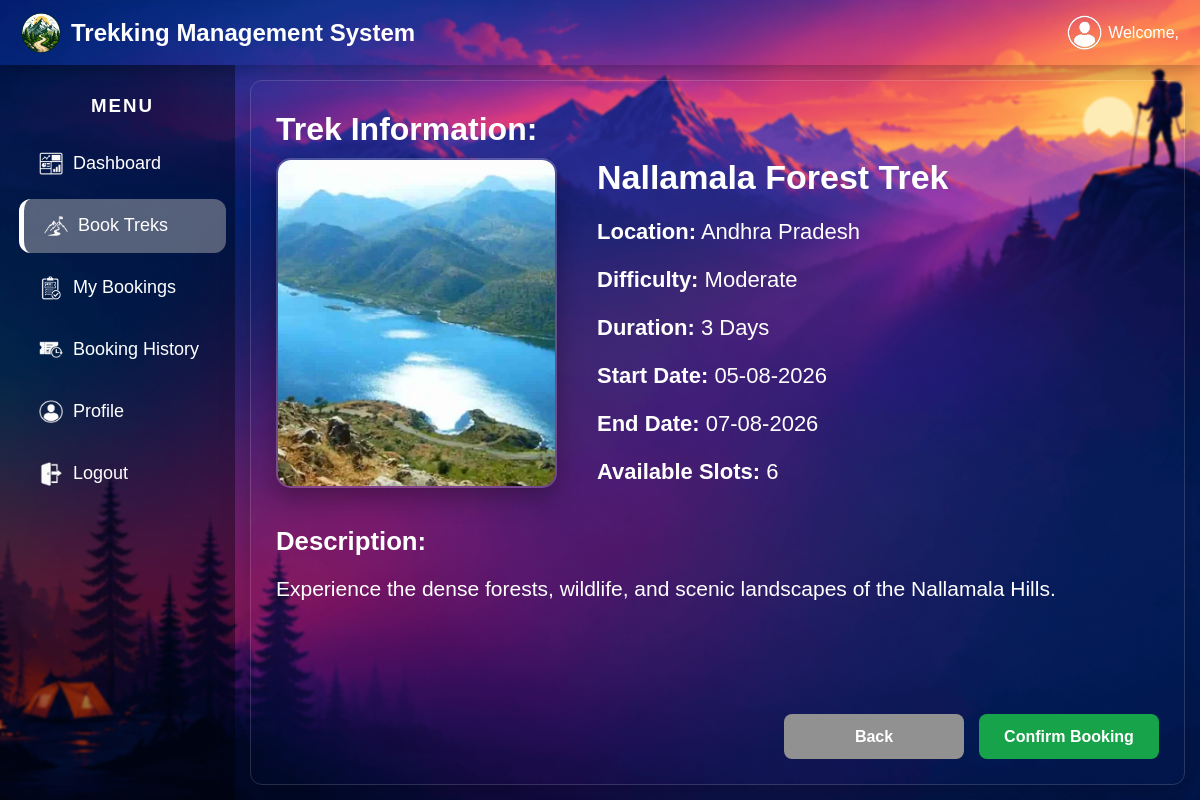
The app's page /user_trek_booking/1 (signed in) with its own data.
### tables this page shows
CREATE TABLE treks(
        id INTEGER PRIMARY KEY AUTOINCREMENT,
        trek_name TEXT NOT NULL,
        location TEXT NOT NULL,
        difficulty TEXT NOT NULL,
        duration INTEGER NOT NULL,
        start_date TEXT NOT NULL,
        end_date TEXT NOT NULL,
        total_slots INTEGER NOT NULL,
        available_slots INTEGER NOT NULL,
        status TEXT DEFAULT 'Open',
        description TEXT,
        image TEXT,
        staff_id INTEGER,
        trek_state TEXT DEFAULT 'Not Started',
        FOREIGN KEY(staff_id) REFERENCES users(id));

### app.py (the view, shortened to what this page needs)
@app.route("/user_trek_booking/<int:trek_id>", methods=["GET", "POST"])
def user_trek_booking(trek_id):
    if "user_id" not in session:
        return redirect("/")
    user_id = session["user_id"]
    conn = sqlite3.connect("trek.db")
    cursor = conn.cursor()
    cursor.execute(
        """SELECT * FROM treks WHERE id = ?""",
        (trek_id,)
    )
    trek = cursor.fetchone()
    conn.close()
    if not trek:
        return message("⚠️ Trek Not Found","The requested trek does not exist","/user_book_treks")
    return render_template("user_trek_booking.html", trek=trek, page="treks",user_id=user_id)

### app.py (called while the page is built)
@app.template_filter("format_date")
def format_date(value):
    if not value:
        return '-'
    if " " in value:
        date = datetime.strptime(value, "%Y-%m-%d %H:%M:%S")
    else:
        date = datetime.strptime(value, "%Y-%m-%d")
    return date.strftime("%d-%m-%Y")

### templates/user_trek_booking.html (shortened to what this page needs)
{% extends "base_user.html" %}
{% block content %}
    <div class="glass-card">
        <form method="POST" class="glass-card-form">
            <h1>Trek Information: </h1>
            <div class="trek-info">
                <div class="trek-box-1">
                    <img src="/static/images/{{trek[11]}}" alt="{{trek[1]}}" class="trek-image">
                </div>
                <div class="trek-box-2">
                    <h2>{{trek[1]}}</h2>
                    <p><strong>Location:</strong> {{trek[2]}}</p>
                    <p><strong>Difficulty:</strong> {{trek[3]}}</p>
                    <p><strong>Duration:</strong> {{trek[4]}} Days</p>
                    <p><strong>Start Date:</strong> {{trek[5] | format_date}}</p>
                    <p><strong>End Date:</strong> {{trek[6] | format_date}}</p>
                    <p><strong>Available Slots:</strong> {{trek[8]}}</p>
                </div>
            </div>
            <div class="trek-description">
                <h3>Description: </h3>
                <p>{{trek[10]}}</p>
            </div>
            <div class="button-group">
                <a href="/user_book_treks" class="back-btn">Back</a>
                <button type="submit" class="save-btn">
                    Confirm Booking
                </button>
            </div>
{% endblock %}

### static/css/user_dash_style.css (style rules this page uses)
* { box-sizing: border-box ; color: white; font-family: Arial, Helvetica, sans-serif; }
body { margin:0; padding:0; background-image:url("/static/images/background1.png"); background-size:cover; background-position:center; background-repeat:no-repeat; background-attachment:fixed; }
.content h1 { margin: 5px 0; color: white; }
.glass-card { height: calc(100vh - 95px); width: 100%; display: flex; flex-direction: column; background: transparent; border-radius:12px; padding:25px; border:1px solid rgba(255,255,255,.15); box-shadow:0 10px 30px rgba(0,0,0,.25); overflow-y: auto; }
.glass-card-form { display: flex; flex-direction: column; flex: 1; }
.trek-info { display:flex; gap:40px; align-items:flex-start; margin-top:5px; }
.trek-box-1 { flex:1; font-size: 22px; }
.trek-box-2 { flex:2; font-size: 22px; }
.trek-box-2 h2 { margin:0; color:white; font-size:34px; }
.trek-box-2 p { font-size:22px; color:white; margin:22px 0; }
.trek-image { width:100%; max-width:400px; height:330px; object-fit:cover; border-radius:15px; border:2px solid rgba(255,255,255,.2); box-shadow:0 10px 25px rgba(0,0,0,.3); }
.trek-description { margin-top:10px; font-size:22px; }
.trek-description h3 { color:white; margin:10px 0; }
.trek-description p { font-size:21px; color:white; text-align:justify; }
.button-group { display:flex; justify-content:flex-end; gap:15px; margin-top:auto; }
.save-btn, .back-btn, .edit-btn, .cancel-btn { width: 180px; height: 45px; display: flex; justify-content: center; align-items: center; border-radius: 8px; text-decoration: none; font-size: 16px; font-weight: bold; cursor: pointer; transition:0.3s ease; }
.save-btn { background: #16a34a; color: white; border: none; }
.back-btn { color: white; background: #919191; }

### records on screen
treks: image (picture), trek_name "Nallamala Forest Trek", location "Andhra Pradesh", difficulty "Moderate", duration "3", start_date "05-08-2026", end_date "07-08-2026", available_slots "6", description "Experience the dense forests, wildlife, and scenic landscapes of the Nallamala Hills."
